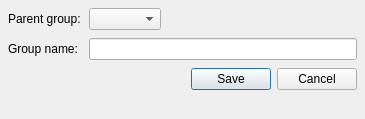
<?xml version="1.0" encoding="UTF-8"?>
<ui version="4.0">
 <class>AddGroupDialog</class>
 <widget class="QDialog" name="AddGroupDialog">
  <property name="geometry">
   <rect>
    <x>0</x>
    <y>0</y>
    <width>365</width>
    <height>119</height>
   </rect>
  </property>
  <property name="windowTitle">
   <string>Add group</string>
  </property>
  <layout class="QFormLayout" name="AddGroupLayout">
   <property name="fieldGrowthPolicy">
    <enum>QFormLayout::ExpandingFieldsGrow</enum>
   </property>
   <property name="horizontalSpacing">
    <number>8</number>
   </property>
   <property name="verticalSpacing">
    <number>8</number>
   </property>
   <property name="margin">
    <number>8</number>
   </property>
   <item row="1" column="0">
    <widget class="QLabel" name="ParentGroupLabel">
     <property name="text">
      <string>Parent group:</string>
     </property>
    </widget>
   </item>
   <item row="1" column="1">
    <widget class="QComboBox" name="ParentGroupComboBox"/>
   </item>
   <item row="2" column="0">
    <widget class="QLabel" name="GroupNameLabel">
     <property name="text">
      <string>Group name:</string>
     </property>
    </widget>
   </item>
   <item row="2" column="1">
    <widget class="QLineEdit" name="GroupNameEdit"/>
   </item>
   <item row="3" column="1">
    <widget class="QDialogButtonBox" name="GroupButtonBox">
     <property name="standardButtons">
      <set>QDialogButtonBox::Cancel|QDialogButtonBox::Save</set>
     </property>
    </widget>
   </item>
  </layout>
 </widget>
 <resources>
  <include location="../images/openlp-2.qrc"/>
 </resources>
 <connections/>
</ui>
